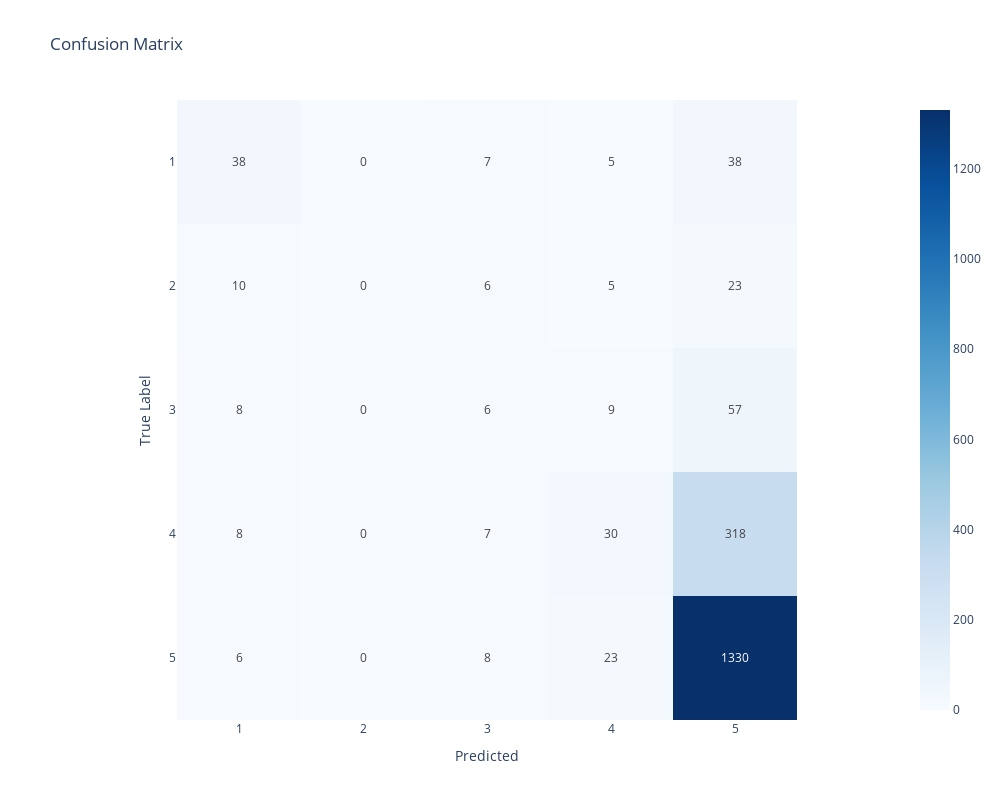

This figure's notebook cell:
### Markdown cell above
## Logistic Regression

### Code cell
# instantiate the Model class with text and labels (X and y), a Gradient Boosting model and a tfidf vectorizer
model_LR = Model(X_train, y_train, LogisticRegression(),TfidfVectorizer(), random_seed=42, test_size=0.2 )

# fit the model
model_LR.fit()

# predict and generate classification report
y_pred = model_LR.predict(X_test)
class_labels=[1, 2, 3, 4, 5]
model_LR.report(y_test, y_pred,class_labels)

### Figure 1 — Plotly figure (JSON) as saved in the notebook; plotly's stock layout.template omitted (floating-point values rounded to 4 significant figures)
{"data": [{"coloraxis": "coloraxis", "hovertemplate": "Predicted: %{x}<br>True Label: %{y}<br>color: %{z}<extra></extra>", "name": "0", "texttemplate": "%{z}", "type": "heatmap", "x": [1, 2, 3, 4, 5], "xaxis": "x", "y": [1, 2, 3, 4, 5], "yaxis": "y", "z": [[38, 0, 7, 5, 38], [10, 0, 6, 5, 23], [8, 0, 6, 9, 57], [8, 0, 7, 30, 318], [6, 0, 8, 23, 1330]]}], "layout": {"coloraxis": {"colorscale": [[0, "rgb(247,251,255)"], [0.125, "rgb(222,235,247)"], [0.25, "rgb(198,219,239)"], [0.375, "rgb(158,202,225)"], [0.5, "rgb(107,174,214)"], [0.625, "rgb(66,146,198)"], [0.75, "rgb(33,113,181)"], [0.875, "rgb(8,81,156)"], [1, "rgb(8,48,107)"]]}, "height": 800, "title": {"text": "Confusion Matrix"}, "width": 1000, "xaxis": {"anchor": "y", "constrain": "domain", "domain": [0, 1], "scaleanchor": "y", "title": {"text": "Predicted"}}, "yaxis": {"anchor": "x", "autorange": "reversed", "constrain": "domain", "domain": [0, 1], "title": {"text": "True Label"}}}}
